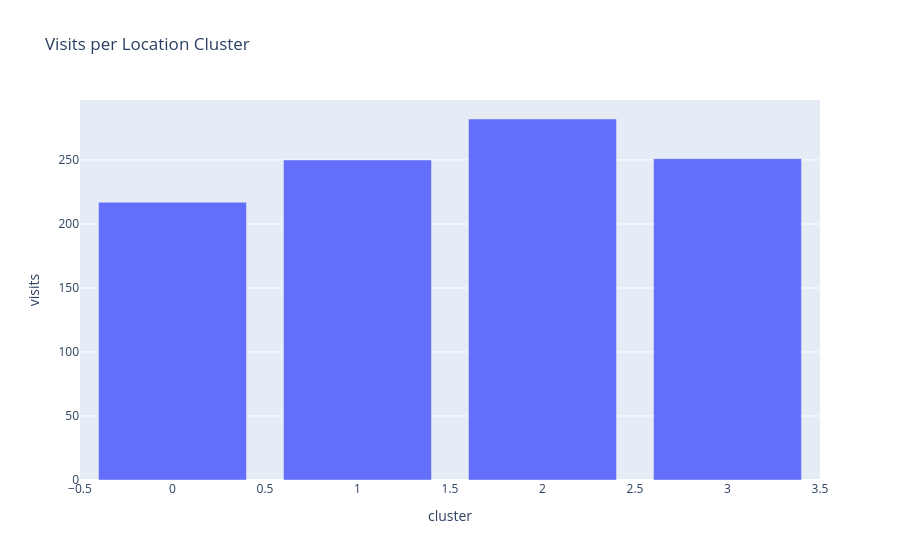
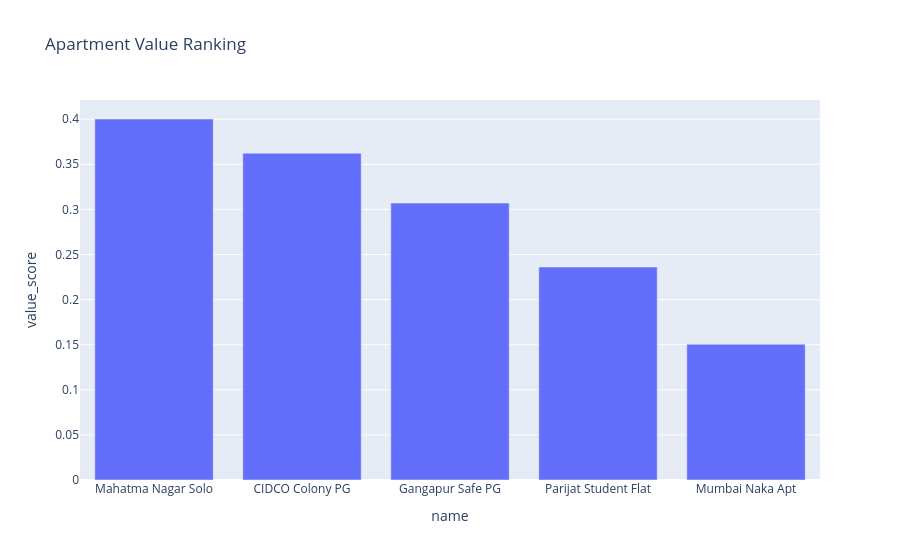

The cell these charts' notebook holds for them, in order:
### Code cell
# Cluster visits
cluster_data = df.groupby('cluster').size().reset_index(name='visits')
fig_bar1 = px.bar(cluster_data, x='cluster', y='visits', 
                  title='Visits per Location Cluster')
fig_bar1.show()

# Apartment scores
fig_bar2 = px.bar(apts.sort_values('value_score', ascending=False), 
                  x='name', y='value_score', 
                  title='Apartment Value Ranking')
fig_bar2.show()

### Figure 1 — Plotly figure (JSON) as saved in the notebook; plotly's stock layout.template omitted (floating-point values rounded to 4 significant figures)
{"data": [{"hovertemplate": "cluster=%{x}<br>visits=%{y}<extra></extra>", "legendgroup": "", "marker": {"color": "#636efa", "pattern": {"shape": ""}}, "name": "", "orientation": "v", "showlegend": false, "textposition": "auto", "type": "bar", "x": [0, 1, 2, 3], "xaxis": "x", "y": [217, 250, 282, 251], "yaxis": "y"}], "layout": {"barmode": "relative", "legend": {"tracegroupgap": 0}, "title": {"text": "Visits per Location Cluster"}, "xaxis": {"anchor": "y", "domain": [0, 1], "title": {"text": "cluster"}}, "yaxis": {"anchor": "x", "domain": [0, 1], "title": {"text": "visits"}}}}

### Figure 2 — Plotly figure (JSON) as saved in the notebook; plotly's stock layout.template omitted (floating-point values rounded to 4 significant figures)
{"data": [{"hovertemplate": "name=%{x}<br>value_score=%{y}<extra></extra>", "legendgroup": "", "marker": {"color": "#636efa", "pattern": {"shape": ""}}, "name": "", "orientation": "v", "showlegend": false, "textposition": "auto", "type": "bar", "x": ["Mahatma Nagar Solo", "CIDCO Colony PG", "Gangapur Safe PG", "Parijat Student Flat", "Mumbai Naka Apt"], "xaxis": "x", "y": [0.4002, 0.3623, 0.307, 0.2361, 0.1505], "yaxis": "y"}], "layout": {"barmode": "relative", "legend": {"tracegroupgap": 0}, "title": {"text": "Apartment Value Ranking"}, "xaxis": {"anchor": "y", "domain": [0, 1], "title": {"text": "name"}}, "yaxis": {"anchor": "x", "domain": [0, 1], "title": {"text": "value_score"}}}}
